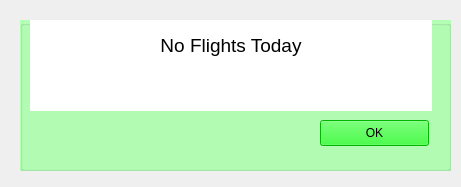
<?xml version="1.0" encoding="UTF-8"?>
<ui version="4.0">
 <author>PJR</author>
 <class>Form2</class>
 <widget class="QWidget" name="Form2">
  <property name="geometry">
   <rect>
    <x>0</x>
    <y>0</y>
    <width>461</width>
    <height>187</height>
   </rect>
  </property>
  <property name="windowTitle">
   <string>About OGN Flight Logger</string>
  </property>
  <widget class="QGroupBox" name="NoFlightsgroupBox">
   <property name="geometry">
    <rect>
     <x>20</x>
     <y>20</y>
     <width>431</width>
     <height>151</height>
    </rect>
   </property>
   <property name="styleSheet">
    <string notr="true">background-color: rgb(179, 255, 180);</string>
   </property>
   <property name="title">
    <string/>
   </property>
   <widget class="QLabel" name="No_flights_label">
    <property name="geometry">
     <rect>
      <x>10</x>
      <y>0</y>
      <width>402</width>
      <height>91</height>
     </rect>
    </property>
    <property name="styleSheet">
     <string notr="true">background-color: rgb(255, 255, 255);</string>
    </property>
    <property name="text">
     <string>&lt;html&gt;&lt;head/&gt;&lt;body&gt;&lt;p align=&quot;center&quot;&gt;&lt;br/&gt;&lt;span style=&quot; font-size:14pt;&quot;&gt;No Flights Today&lt;/span&gt;&lt;/p&gt;&lt;/body&gt;&lt;/html&gt;</string>
    </property>
    <property name="alignment">
     <set>Qt::AlignLeading|Qt::AlignLeft|Qt::AlignTop</set>
    </property>
   </widget>
   <widget class="QPushButton" name="NoFlightsOkButton">
    <property name="geometry">
     <rect>
      <x>300</x>
      <y>100</y>
      <width>109</width>
      <height>26</height>
     </rect>
    </property>
    <property name="styleSheet">
     <string notr="true">border-color: rgb(255, 55, 78);
background-color: rgb(0, 255, 0);</string>
    </property>
    <property name="text">
     <string>OK</string>
    </property>
   </widget>
  </widget>
  <action name="actionNFWOk">
   <property name="text">
    <string>&amp;Action No Flight Ok</string>
   </property>
  </action>
 </widget>
 <resources/>
 <connections/>
</ui>
